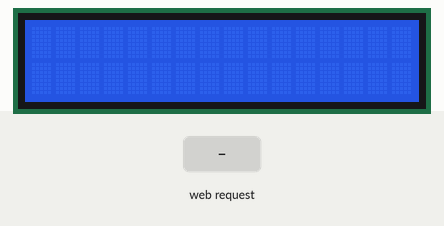
Bench run of a program on a simulated ESP32. Shown: 16×2 character LCD. Inputs (shaded band) come from the test bench. WiFi joins after 1.5 s; servers stay silent unless stated; what the program prints to the serial monitor is not drawn.

Above: at 2.7 s.
2.8 s: HTTP request GET /submit?text=1 received
At 3.7 s:
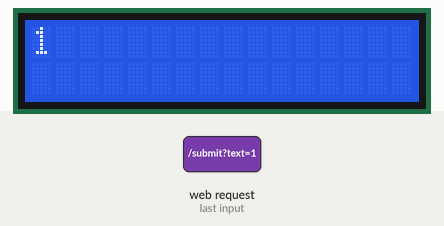
4.3 s: HTTP request GET /submit?text=0 received
At 4.8 s:
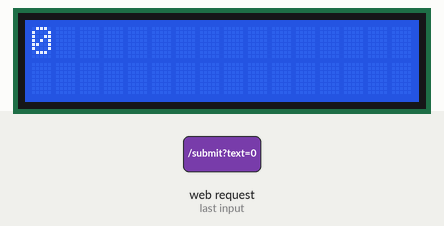
5.8 s: HTTP request GET /refresh/button received
At 6.5 s:
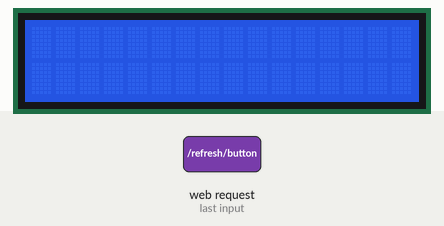
Timing chart, 0 to 8.8 s (numbered marks = the images above; inputs shaded):
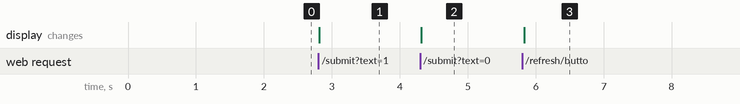

The program:

main.cpp
```cpp
#include <Arduino.h>
#include <WiFi.h>
#include <WebServer.h>
#include <LiquidCrystal_I2C.h>

LiquidCrystal_I2C lcd(0x27, 16, 2); // Set the LCD I2C address and dimensions
WebServer server(80);

// Including header files
#include "webSite.h"

const char* ssid = "Your SSID";
const char* password = "Password of your network";

void ClearHalfDisplay(int column, int row);
void handleSubmit();
void handleRefreshDisplay();
void handleCSS();
void handleRoot();
void handleNotFound();
void setupServer();
void WiFiStart();

void setup() {
  Serial.begin(115200);
  lcd.init();
  lcd.backlight();
  lcd.setCursor(0, 0);
  lcd.clear();
  WiFiStart();
  setupServer();
}

void loop() {
  server.handleClient();
}

void WiFiStart(){
  WiFi.begin(ssid, password);
  while (WiFi.status() != WL_CONNECTED) {
    delay(100);
    Serial.println("Connecting to WiFi...");
  }
  Serial.println("Connected to WiFi");
}

void ClearHalfDisplay(int column, int row){
  // SORRY FOR THIS FUNCTION, I DIDN'T KNOW HOW TO CLEAR ONLY ONE LINE

  lcd.setCursor(column, row);
  lcd.print("                "); // Clear the line
  lcd.setCursor(column, row);
}

void handleSubmit() {
  if (server.hasArg("text")) {
    String text = server.arg("text");
    server.send(200, "text/html", index_html);
    Serial.println("Received text: " + text);
    ClearHalfDisplay(0, 0);
    lcd.print(text);
  }
  if (server.hasArg("text2")) {
    String text2 = server.arg("text2");
    server.send(200, "text/html", index_html);
    Serial.println("Received text2: " + text2);
    ClearHalfDisplay(0, 1);
    lcd.print(text2);
  }
}

void handleRefreshDisplay(){
  server.send(200, "text/html", index_html);
  Serial.println("Command to clear display received");
  ClearHalfDisplay(0, 0);
  ClearHalfDisplay(0, 1);
}

void handleCSS(){
  server.send(200, "text/css", main_css);
}

void handleRoot(){
  server.send(200, "text/html", index_html);
}

void handleNotFound(){
  server.send(404, "text/plain", "Not found");
}

void setupServer(){
  server.on("/", handleRoot);
  server.on("/main.css", handleCSS);
  server.on("/submit", handleSubmit);
  server.on("/refresh/button", handleRefreshDisplay);
  server.onNotFound(handleNotFound);
  server.begin();
  Serial.println("HTTP server started");
}
```

webSite.h
```cpp
#include <Arduino.h>

extern const char index_html[] PROGMEM;
extern const char main_css[] PROGMEM;
```

webSite.cpp
```cpp
#include "webSite.h"

const char index_html[] PROGMEM = R"rawliteral(
<!DOCTYPE html>
<html lang="en">
<head>
    <meta charset="UTF-8">
    <meta name="viewport" content="width=device-width, initial-scale=1.0">
    <link rel="stylesheet" href="main.css">
    <title>LCD control</title>
</head>
<body>
    <h1 id="lcdControlText">LCD control</h1>
    <div id="formDiv">
    <form action="/submit" method="get">
        <small id="smallText">Max length is 16 characters</small> <br>
        <input id="firstRayInput" type="text" name="text" maxlength="16" required>
        <input class="submitButton" type="submit" value="Send"> <br>
    </form>
    <form action="/submit" method="get">
        <input id="secondRayInput" type="text" name="text2" maxlength="16" required>
        <input class="submitButton" type="submit" value="Send"> <br>
    </form>
    <br><button id="clearButton" onclick="fetch('/refresh/button')">Clear display</button>
    </div>

</body>
</html>)rawliteral" ;

const char main_css[] PROGMEM = R"rawliteral(
#firstRayInput {
    color: white;
    font-family:'Franklin Gothic Medium', 'Arial Narrow', Arial, sans-serif;
    border: green;
    border-style: solid;
    border-bottom: 0;
    border-width: 12px;
    font-size: 20px;
    width: 300px;
    height: 40px;
    background-color: rgb(0, 89, 255);
}

body {
    text-align: center;
    background-color: rgb(29, 185, 247);
}

#clearButton {
    height: 60px;
    width: 120px;
    background-color: aquamarine;
    color: black;
    font-size: 20px;
}

#lcdControlText {
    color: white;
    font-style: bold;
}

#smallText {
    color: white;
    font-size: 20px;
    margin-left: -70px;
}

.submitButton {
    color: white;
    font-family:'Franklin Gothic Medium', 'Arial Narrow', Arial, sans-serif;
    font-size: 20px;
    background-color: rgb(1, 204, 126);
    border-color: rgb(0, 255, 34);
    width: 60px;
    height: 30px;

}
#secondRayInput {
    color: white;
    font-family:'Franklin Gothic Medium', 'Arial Narrow', Arial, sans-serif;
    border: green;
    border-style: solid;
    border-top: 0;
    border-width: 12px;
    font-size: 20px;
    width: 300px;
    height: 40px;
    background-color: rgb(0, 89, 255);
}

@media screen and (max-width: 800px) {
    #firstRayInput, #secondRayInput {
        width: 60%;
    }

}

@media screen and (max-width: 600px) {
    #firstRayInput, #secondRayInput {
        width: 80%;
    }
}

@media screen and (max-width: 400px) {
    #firstRayInput, #secondRayInput {
        width: 100%;
    }
}

@media screen and (max-width: 300px) {
    #firstRayInput, #secondRayInput {
        width: 100%;
        font-size: 16px;
    }

})rawliteral" ;
```

Measured:
- after the input at 2.8 s, the display: changes at once (image 1)
- after the input at 4.3 s, the display: changes at once (image 2)
- after the input at 5.8 s, the display: changes at once (image 3)
